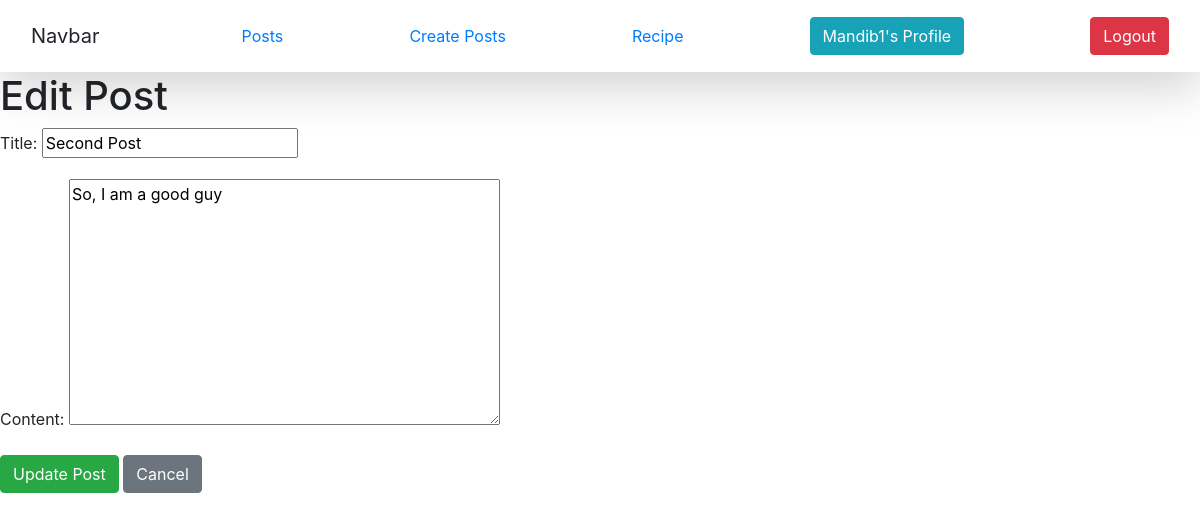
The app's page /postlist/edit/2/ (signed in), older data.
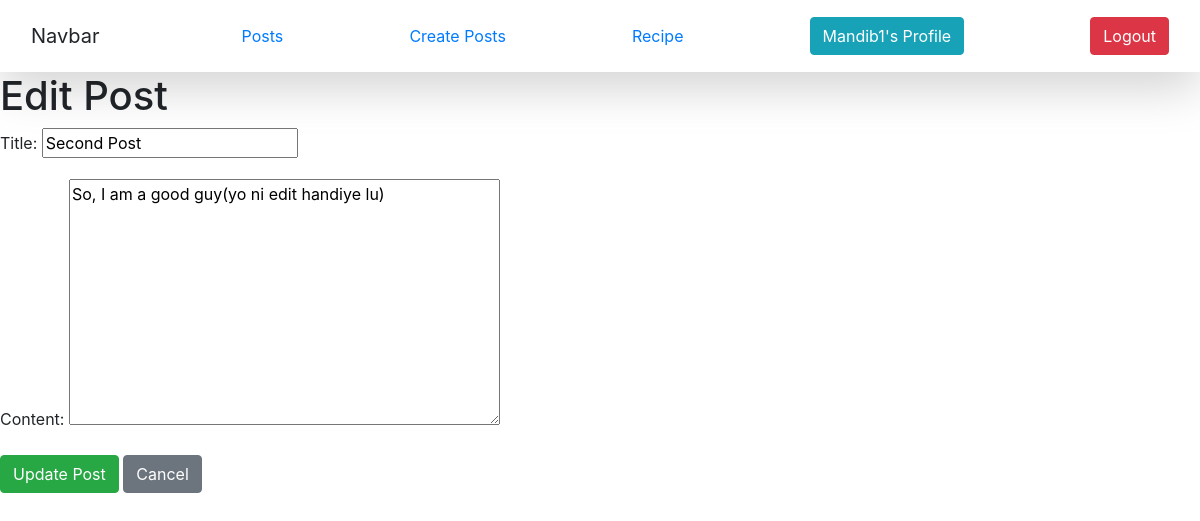
The same page, newer data.
### vege/models.py (models this page shows, shortened)
class Post(models.Model):
    title = models.CharField(max_length=200)
    content = models.TextField()
    created_at = models.DateTimeField(auto_now_add=True)
    author = models.ForeignKey(User, on_delete=models.CASCADE)  # Link the post to the user

### vege/views.py (the view)
# urls.py: path('postlist/edit/<int:post_id>/', edit_post, name='edit_post'),
def edit_post(request, post_id):
    post = get_object_or_404(Post, id=post_id)
    if post.author != request.user:
        return HttpResponseForbidden("You are not allowed to edit this post.")
    if request.method == 'POST':
        form = PostForm(request.POST, instance=post)
        if form.is_valid():
            form.save()
            return redirect('post_list')  # Redirect to the list of posts after saving
    else:
        form = PostForm(instance=post)  # Prepopulate the form with the post data
    return render(request, 'edit_post.html', {'form': form, 'post': post})

### vege/forms.py
class PostForm(forms.ModelForm):
    class Meta:
        model = Post
        fields = ['title', 'content']

### vege/templates/edit_post.html (shortened to what this page needs)
{% extends "base.html" %}
{% block start %}
<h1>Edit Post</h1>
<form method="POST">
    {{ form.as_p }}
    <button type="submit" class="btn btn-success">Update Post</button>
    <a href="{% url 'post_list' %}" class="btn btn-secondary">Cancel</a>
</form>
{% endblock %}

Row changes from the older to the newer data that the page shows:
changed Post "Second Post": content "So, I am a good guy" → "So, I am a good guy(yo ni edit handiye lu)"
